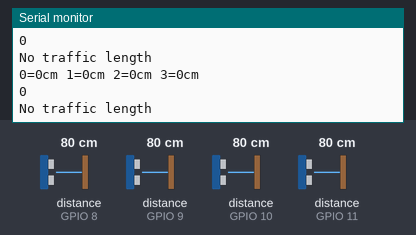
Bench run of a sketch on a simulated ESP32. Parts: the last lines printed to the serial monitor. Inputs (shaded band) come from the test bench; at power-on: distance to the obstacle (sensors on GPIO 8, GPIO 9, GPIO 10, GPIO 11) 80 cm. The echo pulse lasts 58.3 µs per cm.

Above: at 1.2 s.
1.3 s: distance to the obstacle (sensor on GPIO 8) set to 22 cm
4.3 s: distance to the obstacle (sensor on GPIO 8) set to 18 cm
At 4.55 s:
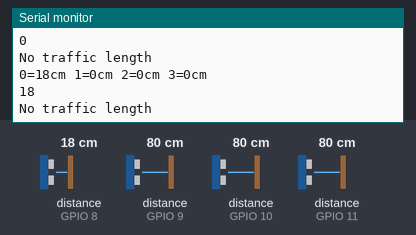
5.8 s: distance to the obstacle (sensor on GPIO 8) set to 11 cm
At 6.14 s:
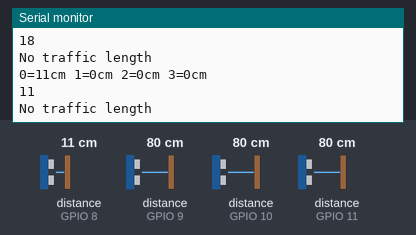
7.3 s: distance to the obstacle (sensor on GPIO 8) set to 8 cm
At 8.9 s:
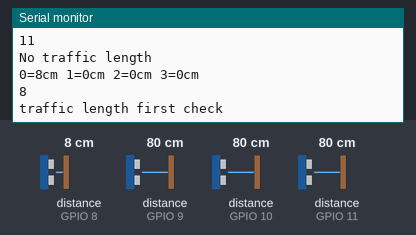
Timing chart, 0 to 9.9 s (numbered marks = the images above; inputs shaded):
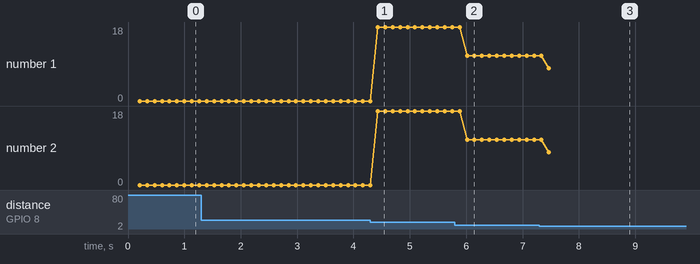

The sketch:

NewPing15SensorsUdara.ino
```cpp
// ---------------------------------------------------------------------------
// This example code was used to successfully communicate with 15 ultrasonic sensors. You can adjust
// the number of sensors in your project by changing SONAR_NUM and the number of NewPing objects in the
// "sonar" array. You also need to change the pins for each sensor for the NewPing objects. Each sensor
// is pinged at 33ms intervals. So, one cycle of all sensors takes 495ms (33 * 15 = 495ms). The results
// are sent to the "oneSensorCycle" function which currently just displays the distance data. Your project
// would normally process the sensor results in this function (for example, decide if a robot needs to
// turn and call the turn function). Keep in mind this example is event-driven. Your complete sketch needs
// to be written so there's no "delay" commands and the loop() cycles at faster than a 33ms rate. If other
// processes take longer than 33ms, you'll need to increase PING_INTERVAL so it doesn't get behind.
// ---------------------------------------------------------------------------
#include <NewPing.h>

#define SONAR_NUM     4 // Number of sensors.
#define MAX_DISTANCE 20 // Maximum distance (in cm) to ping.
#define PING_INTERVAL 33 // Milliseconds between sensor pings (29ms is about the min to avoid cross-sensor echo).

unsigned long pingTimer[SONAR_NUM]; // Holds the times when the next ping should happen for each sensor.
unsigned int cm[SONAR_NUM];         // Where the ping distances are stored.
uint8_t currentSensor = 0;          // Keeps track of which sensor is active.
const int ledG1 =6;
const int ledR1 =7;

NewPing sonar[SONAR_NUM] = {     // Sensor object array.
  NewPing(2, 8, MAX_DISTANCE), // Each sensor's trigger pin, echo pin, and max distance to ping.
  NewPing(3, 9, MAX_DISTANCE),
  NewPing(4, 10, MAX_DISTANCE),
  NewPing(5, 11, MAX_DISTANCE)
};

void setup() {
  Serial.begin(115200);
  pingTimer[0] = millis() + 75;           // First ping starts at 75ms, gives time for the Arduino to chill before starting.
  for (uint8_t i = 1; i < SONAR_NUM; i++) // Set the starting time for each sensor.
    pingTimer[i] = pingTimer[i - 1] + PING_INTERVAL;

}

void loop() {
  for (uint8_t i = 0; i < SONAR_NUM; i++) { // Loop through all the sensors.
    if (millis() >= pingTimer[i]) {         // Is it this sensor's time to ping?
      pingTimer[i] += PING_INTERVAL * SONAR_NUM;  // Set next time this sensor will be pinged.
      if (i == 0 && currentSensor == SONAR_NUM - 1) oneSensorCycle(); // Sensor ping cycle complete, do something with the results.
      sonar[currentSensor].timer_stop();          // Make sure previous timer is canceled before starting a new ping (insurance).
      currentSensor = i;                          // Sensor being accessed.
      cm[currentSensor] = 0;                      // Make distance zero in case there's no ping echo for this sensor.
      sonar[currentSensor].ping_timer(echoCheck); // Do the ping (processing continues, interrupt will call echoCheck to look for echo).
    }
  }
  // Other code that *DOESN'T* analyze ping results can go here.
}

void echoCheck() { // If ping received, set the sensor distance to array.
  if (sonar[currentSensor].check_timer())
    cm[currentSensor] = sonar[currentSensor].ping_result / US_ROUNDTRIP_CM;
}

void oneSensorCycle() { // Sensor ping cycle complete, do something with the results.
  // The following code would be replaced with your code that does something with the ping results.
  for (uint8_t i = 0; i < SONAR_NUM; i++) {
    Serial.print(i);
    Serial.print("=");
    Serial.print(cm[i]);
    Serial.print("cm ");
    //delay(800);


  }

    Serial.println();

    digitalWrite(ledR1, HIGH);
    Serial.println(cm[0]);
    if((cm[0]<10) && (cm[0]>2)){
      Serial.println("traffic length first check");
      delay(5000);
      Serial.println(cm[0]);

      if((cm[0]<10) && (cm[0]>2)){
       Serial.println("traffic length = 10 m");
        Serial.println();


        //Green
        delay(2000);
        digitalWrite(ledR1, LOW);
        delay(3000);
        digitalWrite(ledG1, HIGH);
        delay(9000);
        digitalWrite(ledG1, LOW);

        //Red
        delay(1000);
        digitalWrite(ledR1, HIGH);
        //delay(20000);

      }
      else{
        Serial.println("No traffic length ");
        Serial.println();

        }


      }else{
        Serial.println("No traffic length ");
        Serial.println();

        }
//
//     if(cm[1]<10){
//       Serial.println("traffic length = 40 m");
//        Serial.println();
//      }else{
//        Serial.println("No traffic length ");
//        Serial.println();
//
//        }

}
```

Measured:
- the behaviour switches between 10 and 9 cm on distance to the obstacle (sensor on GPIO 8) (found by bisection; images 2 and 3)
- after the input at 4.3 s, the serial monitor: prints a new line after 0.13 s (image 1)
- after the input at 5.8 s, the serial monitor: prints a new line after 0.22 s (image 2)
- after the input at 7.3 s, the serial monitor: prints a new line after 0.17 s (image 3)
- plotted number 1: 0 → 18 after the input at 4.3 s, 18 → 11 after the input at 5.8 s, 11 → 8 after the input at 7.3 s
- plotted number 2: 0 → 18 after the input at 4.3 s, 18 → 11 after the input at 5.8 s, 11 → 8 after the input at 7.3 s
